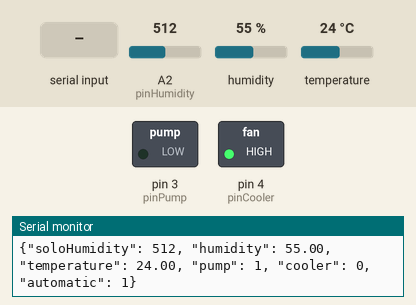
Bench run of a sketch on a simulated Arduino Uno, built with avr-gcc and run on an emulated ATmega328P. Shown: switched loads named in the sketch (green lamp = pin HIGH), the last lines printed to the serial monitor. Inputs (shaded band) come from the test bench; at power-on: temperature 24 °C, A2 (pinHumidity) = 512, humidity 55 %.

Above: at 1.9 s.
2.0 s: temperature set to 32 °C
3.6 s: temperature set to 35 °C
At 5.2 s:
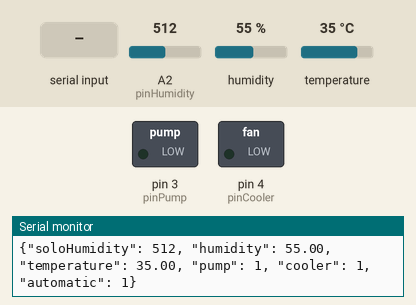
6.1 s: A2 (pinHumidity) set to 463
8.2 s: A2 (pinHumidity) set to 433
At 10.5 s:
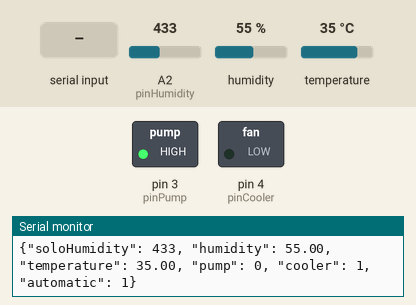
10.8 s: "1" received over the second serial link
At 14.0 s:
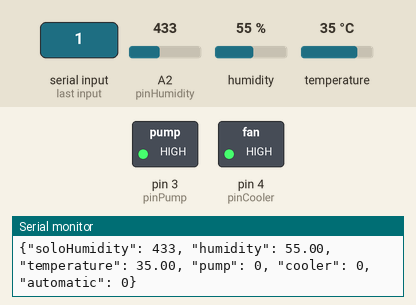
Timing chart, 0 to 15.1 s (numbered marks = the images above; inputs shaded):
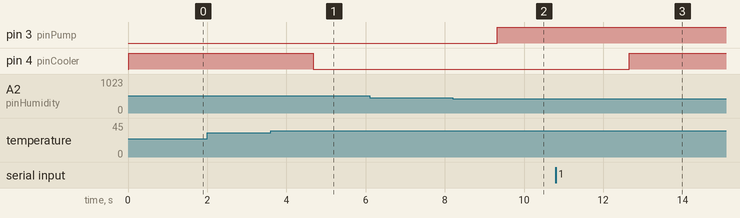

The sketch:

arduino.ino
```cpp
#include "DHT.h"
#include <ArduinoJson.h>
#include <SoftwareSerial.h>

// Variaveis
// Sensores
int luminosity;
float humidity;
float temperature;
int soloHumidity;
SoftwareSerial Nodemcu(10, 11);

// Atuadores
bool pump;
bool automatic;
bool cooler;

// String para comunicação NODEMCU esp8266
String str;
String data;

// JSON
StaticJsonDocument<200> doc;


// Pinos
const int pinDHT11 = A1;
const int pinHumidity = A2;
const int pinPump = 3;
const int pinCooler = 4;


DHT dht(pinDHT11, DHT11);

void setup() {
  pinMode(pinHumidity, INPUT);
  pinMode(pinCooler, OUTPUT);
  pinMode(pinPump, OUTPUT);

  automatic = 1;
  cooler = 0;
  pump = 0;
  dht.begin();

  Serial.begin(9600);
  Nodemcu.begin(9600);
}


void loop() {

  if (Nodemcu.available() > 0) {
    data = Nodemcu.readString();
    int data_len = data.length() + 1;
    char json[data_len];
    data.toCharArray(json, data_len);

    DeserializationError error = deserializeJson(doc, json);
    if (error) {
      Serial.println("Parsing failed!");
      return;
    } else {
      automatic = doc["automatic"];
      pump = doc["pump"];
      cooler = doc["cooler"];
    }
  }

  soloHumidity = analogRead(pinHumidity);
  humidity = dht.readHumidity();
  temperature = dht.readTemperature();

  if (automatic) {
    if (soloHumidity > 450) {
      pump = 1;
    } else {
      pump = 0;
    }
    if (temperature > 33) {
      cooler = 1;
    } else {
      cooler = 0;
    }
  }

  str = "{";
  str += "\"soloHumidity\": " + String(soloHumidity);
  str += ", \"humidity\": " + String(humidity);
  str += ", \"temperature\": " + String(temperature);
  str += ", \"pump\": " + String(pump);
  str += ", \"cooler\": " + String(cooler);
  str += ", \"automatic\": " + String(automatic);
  str += "}";

  digitalWrite(pinPump, !pump);
  digitalWrite(pinCooler, !cooler);

  // Enviar dados NodeMCU ESP8266
  Nodemcu.println(str);
  Serial.println(str);
  delay(1000);
}
```

Measured:
- the behaviour switches between 33 and 34 °C on temperature (found by bisection; images 0 and 1)
- the behaviour switches between 451 and 450 on A2 (pinHumidity) (found by bisection; images 1 and 2)
- after the input at 3.6 s, pin 4 (pinCooler): HIGH → LOW after 1.1 s
- after the input at 8.2 s, pin 3 (pinPump): LOW → HIGH after 1.1 s
- after the input at 10.8 s, pin 4 (pinCooler): LOW → HIGH after 1.9 s
